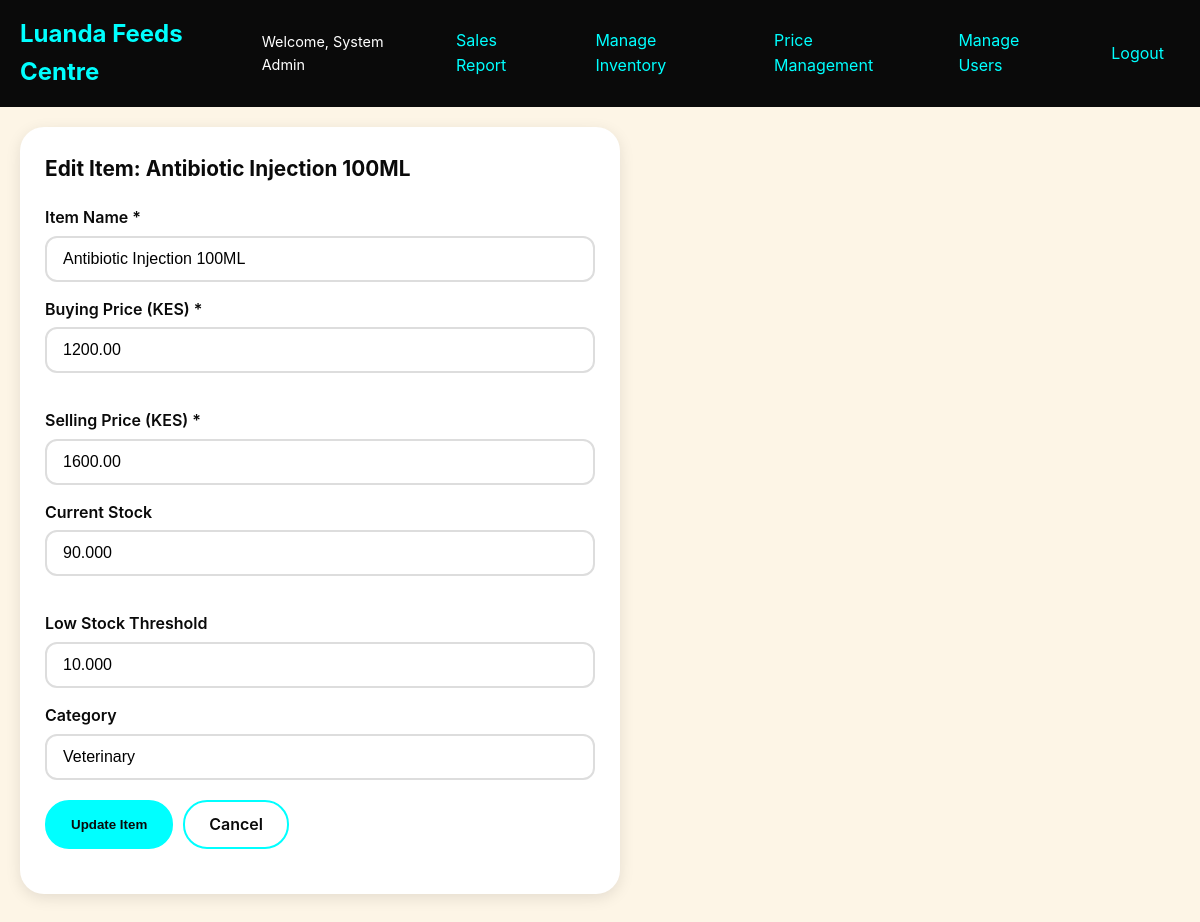
The page /inventory/edit/23/ (signed in) on the database its author committed.
### users/models.py (models this page shows, shortened)
class User(AbstractUser):
    ROLE_CHOICES = [
        ('cashier', 'Cashier'),
        ('inventory', 'Inventory Manager'),
        ('manager', 'Manager'),
    ]
    role = models.CharField(max_length=20, choices=ROLE_CHOICES, default='cashier')
    class Meta:
        ordering = ['username']
    def is_manager(self):
        return self.role == 'manager' or self.is_superuser
    def can_manage_inventory(self):
        return self.role in ['inventory', 'manager'] or self.is_superuser
    def can_manage_users(self):
        return self.is_manager()
    def can_manage_prices(self):
        return self.is_manager()
    def can_view_reports(self):
        return self.is_manager()

### inventory/models.py (models this page shows, shortened)
class Item(models.Model):
    name = models.CharField(max_length=255, unique=True)
    code = models.CharField(max_length=100, unique=True, editable=False, blank=True)
    buying_price = models.DecimalField(max_digits=12, decimal_places=2)
    selling_price = models.DecimalField(max_digits=12, decimal_places=2)
    current_stock = models.DecimalField(max_digits=14, decimal_places=3, default=0)
    category = models.CharField(max_length=100, blank=True, default='')
    low_stock_threshold = models.DecimalField(max_digits=14, decimal_places=3, default=0)
    created_at = models.DateTimeField(auto_now_add=True)
    updated_at = models.DateTimeField(auto_now=True)
    class Meta:
        ordering = ['name']
        verbose_name = 'Item'
        verbose_name_plural = 'Items'

### inventory/views.py (the view, shortened to what this page needs)
# urls.py: path('edit/<int:pk>/', views.edit_item, name='edit_item'),
@login_required
def edit_item(request, pk):
    if not request.user.can_manage_inventory():
        messages.error(request, 'You do not have permission to edit items.')
        return redirect('inventory:inventory_list')
    item = get_object_or_404(Item, pk=pk)
    return render(request, 'inventory/edit_item.html', {'item': item})

### luanda_feeds/context_processors.py (called while the page is built)
def currency(request):
    from django.conf import settings
    return {'CURRENCY_SYMBOL': getattr(settings, 'CURRENCY_SYMBOL', 'KES')}

### templates/inventory/edit_item.html (shortened to what this page needs)
{% extends 'base.html' %}
{% block content %}
<div class="card" style="max-width: 600px;">
    <h2 class="card-title">Edit Item: {{ item.name }}</h2>
    <form method="post">
        <div class="form-group">
            <label for="name">Item Name *</label>
            <input type="text" id="name" name="name" class="form-control" value="{{ item.name }}" required>
        </div>
        <div class="grid-2">
            <div class="form-group">
                <label for="buying_price">Buying Price (KES) *</label>
                <input type="number" id="buying_price" name="buying_price" class="form-control" step="0.01" min="0" value="{{ item.buying_price }}" required>
            </div>
            <div class="form-group">
                <label for="selling_price">Selling Price (KES) *</label>
                <input type="number" id="selling_price" name="selling_price" class="form-control" step="0.01" min="0" value="{{ item.selling_price }}" required>
            </div>
        </div>
        <div class="grid-2">
            <div class="form-group">
                <label for="current_stock">Current Stock</label>
                <input type="number" id="current_stock" name="current_stock" class="form-control" step="0.001" min="0" value="{{ item.current_stock }}">
            </div>
            <div class="form-group">
                <label for="low_stock_threshold">Low Stock Threshold</label>
                <input type="number" id="low_stock_threshold" name="low_stock_threshold" class="form-control" step="0.001" min="0" value="{{ item.low_stock_threshold }}">
            </div>
        </div>
        <div class="form-group">
            <label for="category">Category</label>
            <input type="text" id="category" name="category" class="form-control" value="{{ item.category }}">
        </div>
        <div class="action-buttons" style="margin-top: 20px;">
            <button type="submit" class="btn">Update Item</button>
            <a href="{% url 'inventory:inventory_list' %}" class="btn btn-outline">Cancel</a>
        </div>
    </form>
</div>
{% endblock %}

### templates/base.html (shortened to what this page needs)
<!DOCTYPE html>
<html lang="en">
<head>
    {% load static %}
    <link rel="stylesheet" href="{% static 'css/style.css' %}">
</head>
<body>
    <nav class="navbar">
        <a href="{% url 'users:dashboard' %}" class="navbar-brand">Luanda Feeds Centre</a>
        {% if user.is_authenticated %}
        <div class="navbar-menu">
            <div class="nav-links" id="navLinks">
                <span class="user-welcome">Welcome, {{ user.get_full_name|default:user.username }}</span>
                {% if user.can_view_reports %}
                <a href="{% url 'reports:sales_report' %}" class="nav-link">Sales Report</a>
                {% endif %}
                {% if user.can_manage_inventory %}
                <a href="{% url 'inventory:inventory_list' %}" class="nav-link">Manage Inventory</a>
                {% endif %}
                {% if user.can_manage_prices %}
                <a href="{% url 'inventory:price_management' %}" class="nav-link">Price Management</a>
                {% endif %}
                {% if user.can_manage_users %}
                <a href="{% url 'users:manage_passwords' %}" class="nav-link">Manage Users</a>
                {% endif %}
                <a href="{% url 'logout' %}" class="nav-link">Logout</a>
            </div>
        </div>
        {% endif %}
    </nav>
    <main class="main-content">
        {% block content %}{% endblock %}
    </main>
</body>
</html>

### static/css/style.css (style rules this page uses)
:root { --bg-cream: #FDF5E6; --text-black: #0A0A0A; --accent-cyan: #00FFFF; --accent-cyan-dark: #00CCCC; }
* { margin: 0; padding: 0; box-sizing: border-box; }
body { font-family: -apple-system, BlinkMacSystemFont, 'Segoe UI', Roboto, Oxygen, Ubuntu, sans-serif; background-color: var(--bg-cream); color: var(--text-black); line-height: 1.6; }

### templates/base.html (style rules this page uses)
:root { --bg-cream: #FDF5E6; --text-black: #0A0A0A; --accent-cyan: #00FFFF; --accent-cyan-dark: #00CCCC; }
* { margin: 0; padding: 0; box-sizing: border-box; }
body { font-family: -apple-system, BlinkMacSystemFont, 'Segoe UI', Roboto, Oxygen, Ubuntu, sans-serif; background-color: var(--bg-cream); color: var(--text-black); min-height: 100vh; }
.navbar { background-color: var(--text-black); padding: 15px 20px; display: flex; justify-content: space-between; align-items: center; }
.navbar-brand { color: var(--accent-cyan); font-size: 1.5rem; font-weight: bold; text-decoration: none; }
.navbar-menu { display: flex; align-items: center; gap: 20px; }
.nav-links { display: flex; gap: 15px; align-items: center; }
.nav-link { color: var(--accent-cyan); text-decoration: none; padding: 8px 16px; border-radius: 24px; transition: all 0.3s ease; }
.user-welcome { color: #fff; font-size: 0.9rem; }
.main-content { padding: 20px; max-width: 1400px; margin: 0 auto; }
.card { background: #fff; border-radius: 24px; padding: 25px; margin-bottom: 20px; box-shadow: 0 4px 15px rgba(0, 0, 0, 0.1); }
.card-title { font-size: 1.3rem; font-weight: bold; margin-bottom: 20px; color: var(--text-black); }
.btn { display: inline-block; padding: 10px 24px; border-radius: 24px; text-decoration: none; border: 2px solid var(--accent-cyan); background-color: var(--accent-cyan); color: var(--text-black); font-weight: 600; cursor: pointer; transition: all 0.3s ease; }
.btn-outline { background-color: transparent; color: var(--text-black); }
.form-group { margin-bottom: 15px; }
.form-group label { display: block; margin-bottom: 5px; font-weight: 600; }
.form-control { width: 100%; padding: 12px 16px; border: 2px solid #ddd; border-radius: 12px; font-size: 1rem; transition: border-color 0.3s; }
.action-buttons { display: flex; gap: 10px; flex-wrap: wrap; margin-bottom: 20px; }
.grid-2 { display: grid; grid-template-columns: repeat(auto-fit, minmax(300px, 1fr)); gap: 20px; }

### rows shown on the page
User: get_full_name "System Admin"
Item: name "Antibiotic Injection 100ML", buying_price "1200.00", selling_price "1600.00", current_stock "90.000", low_stock_threshold "10.000", category "Veterinary"
